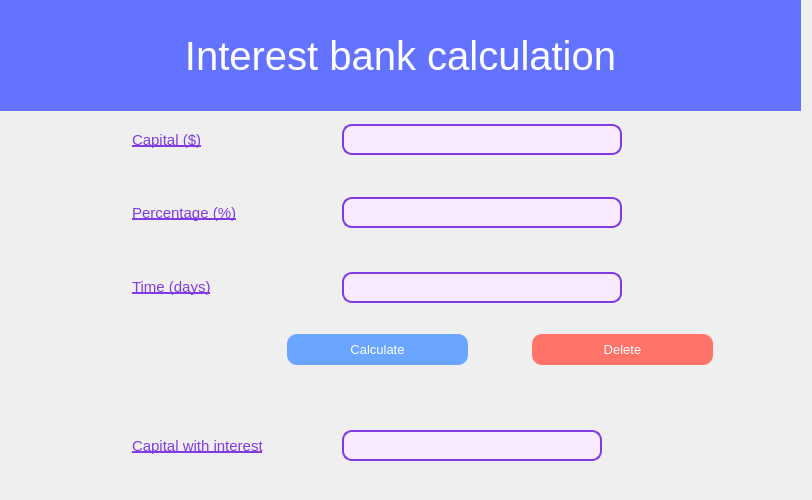
<?xml version="1.0" encoding="UTF-8"?>
<ui version="4.0">
 <class>Dialog</class>
 <widget class="QDialog" name="Dialog">
  <property name="geometry">
   <rect>
    <x>0</x>
    <y>0</y>
    <width>812</width>
    <height>500</height>
   </rect>
  </property>
  <property name="windowTitle">
   <string>Dialog</string>
  </property>
  <widget class="QLabel" name="label">
   <property name="geometry">
    <rect>
     <x>0</x>
     <y>0</y>
     <width>801</width>
     <height>111</height>
    </rect>
   </property>
   <property name="font">
    <font>
     <family>Arial</family>
     <pointsize>30</pointsize>
     <weight>50</weight>
     <italic>false</italic>
     <bold>false</bold>
    </font>
   </property>
   <property name="styleSheet">
    <string notr="true">font: 30pt &quot;Arial&quot;;
color:rgb(255, 255, 255);
background-color: rgb(99, 115, 255)</string>
   </property>
   <property name="text">
    <string>Interest bank calculation</string>
   </property>
   <property name="alignment">
    <set>Qt::AlignCenter</set>
   </property>
  </widget>
  <widget class="QPushButton" name="b_calculate">
   <property name="geometry">
    <rect>
     <x>287</x>
     <y>334</y>
     <width>181</width>
     <height>31</height>
    </rect>
   </property>
   <property name="styleSheet">
    <string notr="true">QPushButton{
	background-color:rgb(106, 166, 255);
	border-radius:10px;
	font:10pt;
	font-family:Arial;
	color:white;
}

QPushButton:hover{
	background-color:rgb(255, 170, 127);
}</string>
   </property>
   <property name="text">
    <string>Calculate</string>
   </property>
  </widget>
  <widget class="QPushButton" name="b_delete">
   <property name="geometry">
    <rect>
     <x>532</x>
     <y>334</y>
     <width>181</width>
     <height>31</height>
    </rect>
   </property>
   <property name="styleSheet">
    <string notr="true">QPushButton{
	background-color:rgb(255, 115, 105);
	border-radius:10px;
	font:10pt;
	font-family:Arial;
	color:white;
}

QPushButton:hover{
	background-color:rgb(255, 170, 127);
}</string>
   </property>
   <property name="text">
    <string>Delete</string>
   </property>
  </widget>
  <widget class="QLineEdit" name="input_capital">
   <property name="geometry">
    <rect>
     <x>342</x>
     <y>124</y>
     <width>280</width>
     <height>31</height>
    </rect>
   </property>
   <property name="styleSheet">
    <string notr="true">QLineEdit{
	background-color:#F8EAFF;
	border:2px solid #803CE0;
	border-radius:10px;
	color:#803CE0;
	font-family:Arial;
	font:10pt	
}

QLineEdit:focus{
	border:2px solid #FBAD25;
}</string>
   </property>
   <property name="alignment">
    <set>Qt::AlignCenter</set>
   </property>
   <property name="clearButtonEnabled">
    <bool>true</bool>
   </property>
  </widget>
  <widget class="QLabel" name="label_2">
   <property name="geometry">
    <rect>
     <x>132</x>
     <y>119</y>
     <width>171</width>
     <height>41</height>
    </rect>
   </property>
   <property name="font">
    <font>
     <family>Arial</family>
     <pointsize>11</pointsize>
     <weight>50</weight>
     <italic>false</italic>
     <bold>false</bold>
     <underline>true</underline>
    </font>
   </property>
   <property name="styleSheet">
    <string notr="true">font:11pt&quot;Arial&quot;;
color:#803CE0;</string>
   </property>
   <property name="text">
    <string>Capital ($)</string>
   </property>
  </widget>
  <widget class="QLabel" name="label_3">
   <property name="geometry">
    <rect>
     <x>132</x>
     <y>192</y>
     <width>171</width>
     <height>41</height>
    </rect>
   </property>
   <property name="font">
    <font>
     <family>Arial</family>
     <pointsize>11</pointsize>
     <weight>50</weight>
     <italic>false</italic>
     <bold>false</bold>
     <underline>true</underline>
    </font>
   </property>
   <property name="styleSheet">
    <string notr="true">font:11pt&quot;Arial&quot;;
color:#803CE0;</string>
   </property>
   <property name="text">
    <string>Percentage (%)</string>
   </property>
  </widget>
  <widget class="QLineEdit" name="input_pourcentage">
   <property name="geometry">
    <rect>
     <x>342</x>
     <y>197</y>
     <width>280</width>
     <height>31</height>
    </rect>
   </property>
   <property name="styleSheet">
    <string notr="true">QLineEdit{
	background-color:#F8EAFF;
	border:2px solid #803CE0;
	border-radius:10px;
	color:#803CE0;
	font-family:Arial;
	font:10pt	
}

QLineEdit:focus{
	border:2px solid #FBAD25;
}</string>
   </property>
   <property name="alignment">
    <set>Qt::AlignCenter</set>
   </property>
   <property name="clearButtonEnabled">
    <bool>true</bool>
   </property>
  </widget>
  <widget class="QLineEdit" name="input_duree">
   <property name="geometry">
    <rect>
     <x>342</x>
     <y>272</y>
     <width>280</width>
     <height>31</height>
    </rect>
   </property>
   <property name="styleSheet">
    <string notr="true">QLineEdit{
	background-color:#F8EAFF;
	border:2px solid #803CE0;
	border-radius:10px;
	color:#803CE0;
	font-family:Arial;
	font:10pt	
}

QLineEdit:focus{
	border:2px solid #FBAD25;
}</string>
   </property>
   <property name="alignment">
    <set>Qt::AlignCenter</set>
   </property>
   <property name="clearButtonEnabled">
    <bool>true</bool>
   </property>
  </widget>
  <widget class="QLineEdit" name="result_capital">
   <property name="geometry">
    <rect>
     <x>342</x>
     <y>430</y>
     <width>260</width>
     <height>31</height>
    </rect>
   </property>
   <property name="font">
    <font>
     <family>MS Shell Dlg 2</family>
     <pointsize>11</pointsize>
     <weight>9</weight>
     <italic>false</italic>
     <bold>false</bold>
    </font>
   </property>
   <property name="styleSheet">
    <string notr="true">QLineEdit{
	background-color:#F8EAFF;
	border:2px solid #803CE0;
	border-radius:10px;
	color:#803CE0;		
	font: 75 11pt &quot;MS Shell Dlg 2&quot;;
}

QLineEdit:focus{
	border:2px solid #FBAD25;
}</string>
   </property>
   <property name="alignment">
    <set>Qt::AlignCenter</set>
   </property>
   <property name="readOnly">
    <bool>true</bool>
   </property>
  </widget>
  <widget class="QLabel" name="label_4">
   <property name="geometry">
    <rect>
     <x>132</x>
     <y>405</y>
     <width>231</width>
     <height>81</height>
    </rect>
   </property>
   <property name="font">
    <font>
     <family>Arial</family>
     <pointsize>11</pointsize>
     <weight>50</weight>
     <italic>false</italic>
     <bold>false</bold>
     <underline>true</underline>
    </font>
   </property>
   <property name="styleSheet">
    <string notr="true">font:11pt&quot;Arial&quot;;
color:#803CE0;</string>
   </property>
   <property name="text">
    <string>Capital with interest</string>
   </property>
  </widget>
  <widget class="QLabel" name="label_6">
   <property name="geometry">
    <rect>
     <x>132</x>
     <y>266</y>
     <width>171</width>
     <height>41</height>
    </rect>
   </property>
   <property name="font">
    <font>
     <family>Arial</family>
     <pointsize>11</pointsize>
     <weight>50</weight>
     <italic>false</italic>
     <bold>false</bold>
     <underline>true</underline>
    </font>
   </property>
   <property name="styleSheet">
    <string notr="true">font:11pt&quot;Arial&quot;;
color:#803CE0;</string>
   </property>
   <property name="text">
    <string>Time (days)</string>
   </property>
  </widget>
  <widget class="QLabel" name="error">
   <property name="geometry">
    <rect>
     <x>350</x>
     <y>290</y>
     <width>269</width>
     <height>31</height>
    </rect>
   </property>
   <property name="styleSheet">
    <string notr="true">color:rgb(255, 85, 0);
font: 8pt &quot;Arial&quot;;</string>
   </property>
   <property name="text">
    <string/>
   </property>
  </widget>
 </widget>
 <resources/>
 <connections/>
</ui>
